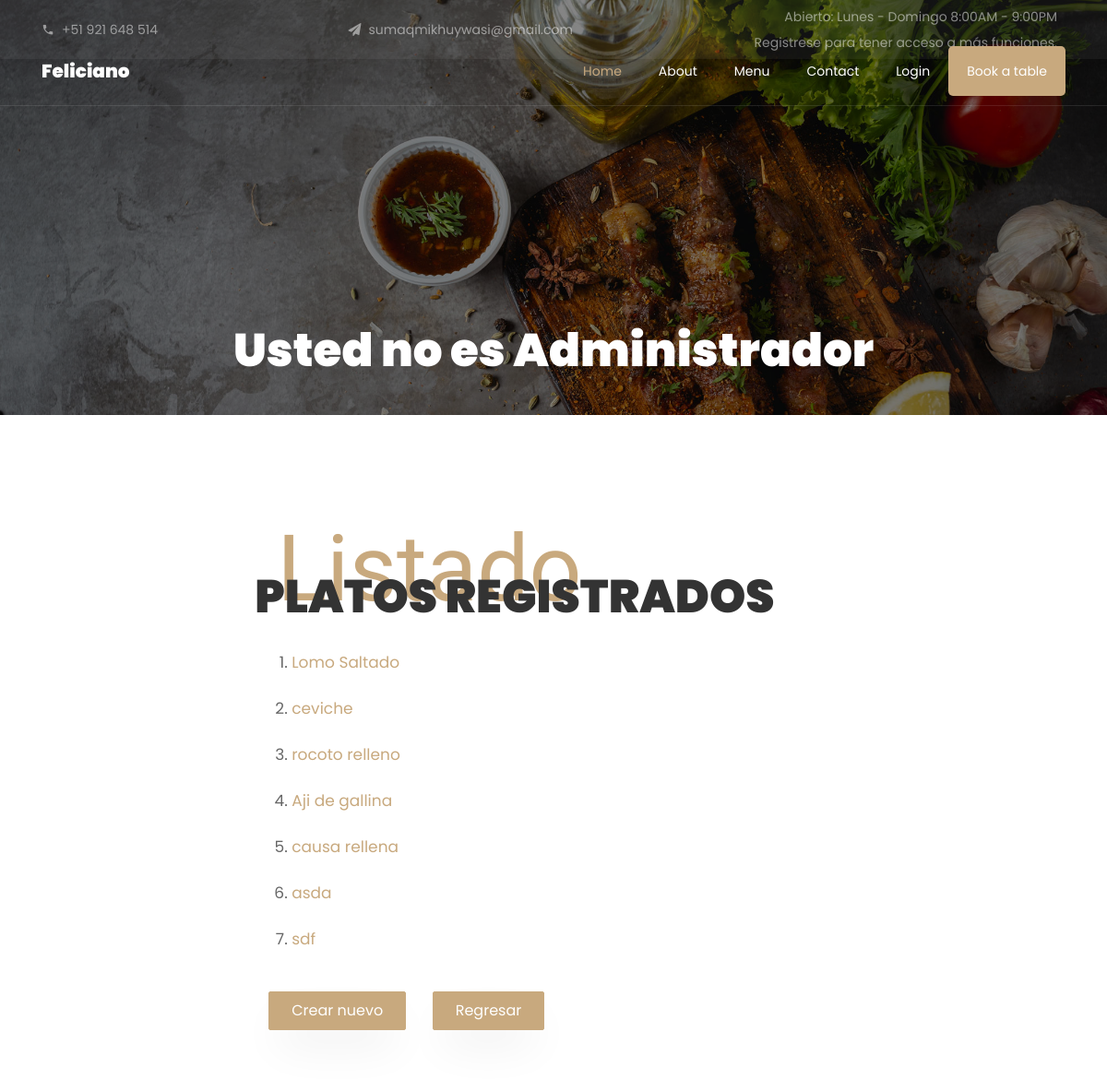
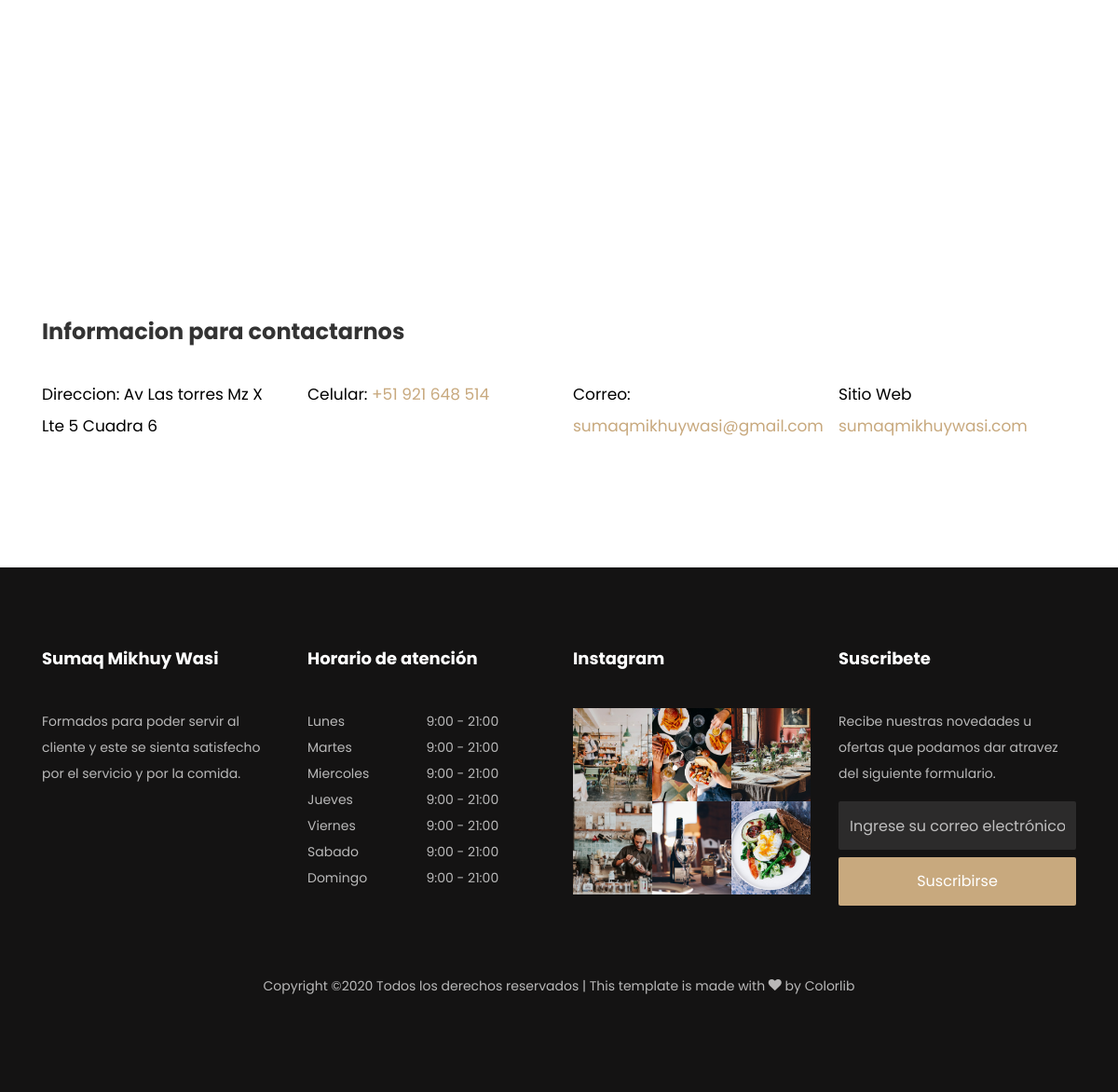
Page /platos/listar on the committed database (2 pictures, top to bottom).
### platos/models.py (models this page shows, shortened)
class Platos(models.Model):
	nombre		= models.CharField(max_length=100)
	ciudad		= models.CharField(max_length=100)
	descripcion	= models.TextField()
	imagen		= models.ImageField(upload_to='images')
	precio		= models.FloatField()
	portada 	= models.BooleanField(default=False)
	oferta		= models.BooleanField(default=False)
	def get_absolute_url(self):
		return reverse('platos:detalles_plato', kwargs = {'pk': self.id})

### platos/views.py (the view)
# urls.py: path('listar', views.listar.as_view(), name='listar_comandas'),
class listar(ListView):
	model=Platos

### platos/templates/platos/platos_list.html (shortened to what this page needs)
{% extends 'base2.html' %}
{% block content %}
{% load static %}
<nav class="navbar navbar-expand-lg navbar-dark ftco_navbar bg-dark ftco-navbar-light" id="ftco-navbar">
	<div class="container">
	    <a class="navbar-brand" href="index.html">Feliciano</a>
		<div class="collapse navbar-collapse" id="ftco-nav">
	        <ul class="navbar-nav ml-auto">
	        	<li class="nav-item active"><a href="/" class="nav-link">Home</a></li>
				<li class="nav-item"><a href="about.html" class="nav-link">About</a></li>
            	<li class="nav-item"><a href="menu.html" class="nav-link">Menu</a></li>
            	<li class="nav-item"><a href="contact.html" class="nav-link">Contact</a></li>
            	{% if user.is_authenticated %}
            		<li class="nav-item"><a href="#" class="nav-link">Hola, {{user.first_name}}</a></li>
            	{% else %}
            		<li class="nav-item"><a href="/accounts/login" class="nav-link">Login</a></li>
            	{% endif %}
            <li class="nav-item cta"><a href="reservation.html" class="nav-link">Book a table</a></li>
	        </ul>
	    </div>
    </div>
</nav>
<section class="hero-wrap hero-wrap-2" style="background-image: url({% static 'images/bg_3.jpg' %});" data-stellar-background-ratio="0.5">
    <div class="overlay"></div>
	<div class="container">
        <div class="row no-gutters slider-text align-items-end justify-content-center">
        	<div class="col-md-9 ftco-animate text-center mb-4">
            	{% if user.is_staff %}
            		<h1 class="mb-2 bread">Platos</h1>
            		<p class="breadcrumbs"><span class="mr-2"><a href="index.html">Platos <i class="ion-ios-arrow-forward"></i></a></span> <span>Administrar Platos <i class="ion-ios-arrow-forward"></i></span></p>
            	{% else %}
            		<h1 class="mb-2 bread">Usted no es Administrador</h1>
            	{% endif %}
          	</div>
        </div>
    </div>
</section>
	<section class="ftco-section contact-section">
		<div class="container">
			<div class=" justify-content-center d-flex no-gutters">
		        <div class="col-md-7 order-md-last ftco-animate makereservation ">
			       	<div class="py-md-5">
				       	<div class="heading-section ftco-animate mb-4">
				         	<span class="subheading ml-4">Listado</span>
				            <h2 class="mb-8">PLATOS REGISTRADOS</h2>
				        </div>
						<div class="form-group">
							<ol>
						    {% block body %}
							{% for instance in object_list %}
								<p>
									<li><a href='{{ instance.get_absolute_url }}'>{{ instance.nombre }}</a></li>
								</p>
							{% endfor %}
				        </div>
				        <div class="col-md-12 mt-3">
				           	<div class="form-group">
								<a href="agregar" class="btn btn-primary py-2 px-4 mr-4 mt-4">Crear nuevo</a>
								<a href="./" class="btn btn-primary py-2 px-4 mr-4 mt-4">Regresar</a>
				           	</div>
				        </div>
				        {% endblock %}
				    </div>
			    </div>
			</div>
		</div>
	</section>
{% endblock %}

### rows in the picture
Platos: nombre "Lomo Saltado"
Platos: nombre "ceviche"
Platos: nombre "rocoto relleno"
Platos: nombre "Aji de gallina"
Platos: nombre "causa rellena"
Platos: nombre "asda"
Platos: nombre "sdf"
